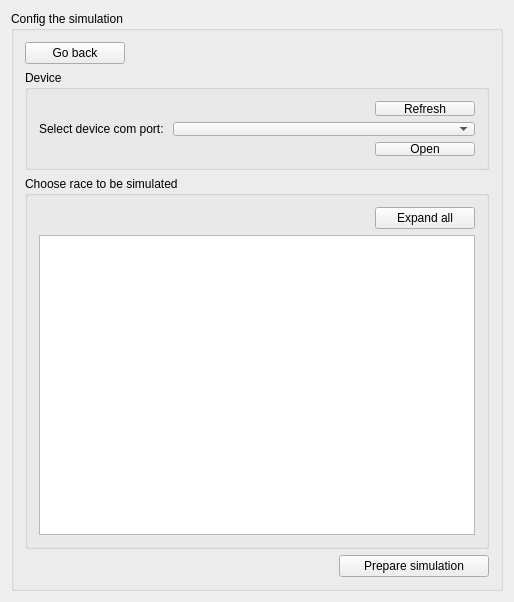
<?xml version="1.0" encoding="UTF-8"?>
<ui version="4.0">
 <class>WgtSimConfig</class>
 <widget class="QWidget" name="WgtSimConfig">
  <property name="geometry">
   <rect>
    <x>0</x>
    <y>0</y>
    <width>510</width>
    <height>577</height>
   </rect>
  </property>
  <property name="sizePolicy">
   <sizepolicy hsizetype="Preferred" vsizetype="Maximum">
    <horstretch>0</horstretch>
    <verstretch>0</verstretch>
   </sizepolicy>
  </property>
  <property name="windowTitle">
   <string>WgtSimConfig</string>
  </property>
  <layout class="QVBoxLayout" name="verticalLayout_2">
   <item>
    <widget class="QGroupBox" name="groupBox_3">
     <property name="sizePolicy">
      <sizepolicy hsizetype="Maximum" vsizetype="Maximum">
       <horstretch>0</horstretch>
       <verstretch>0</verstretch>
      </sizepolicy>
     </property>
     <property name="minimumSize">
      <size>
       <width>492</width>
       <height>0</height>
      </size>
     </property>
     <property name="title">
      <string>Config the simulation</string>
     </property>
     <layout class="QVBoxLayout" name="verticalLayout">
      <item>
       <widget class="QPushButton" name="go_back_btn">
        <property name="sizePolicy">
         <sizepolicy hsizetype="Maximum" vsizetype="Fixed">
          <horstretch>0</horstretch>
          <verstretch>0</verstretch>
         </sizepolicy>
        </property>
        <property name="minimumSize">
         <size>
          <width>100</width>
          <height>0</height>
         </size>
        </property>
        <property name="text">
         <string>Go back</string>
        </property>
       </widget>
      </item>
      <item>
       <widget class="QGroupBox" name="dev_box">
        <property name="sizePolicy">
         <sizepolicy hsizetype="Preferred" vsizetype="Expanding">
          <horstretch>0</horstretch>
          <verstretch>0</verstretch>
         </sizepolicy>
        </property>
        <property name="maximumSize">
         <size>
          <width>16777215</width>
          <height>100</height>
         </size>
        </property>
        <property name="title">
         <string>Device</string>
        </property>
        <layout class="QGridLayout" name="gridLayout">
         <item row="1" column="0">
          <widget class="QLabel" name="label">
           <property name="sizePolicy">
            <sizepolicy hsizetype="Maximum" vsizetype="Preferred">
             <horstretch>0</horstretch>
             <verstretch>0</verstretch>
            </sizepolicy>
           </property>
           <property name="text">
            <string>Select device com port: </string>
           </property>
          </widget>
         </item>
         <item row="2" column="1" alignment="Qt::AlignRight">
          <widget class="QPushButton" name="open_com_btn">
           <property name="sizePolicy">
            <sizepolicy hsizetype="Maximum" vsizetype="Fixed">
             <horstretch>0</horstretch>
             <verstretch>0</verstretch>
            </sizepolicy>
           </property>
           <property name="minimumSize">
            <size>
             <width>100</width>
             <height>0</height>
            </size>
           </property>
           <property name="text">
            <string>Open</string>
           </property>
          </widget>
         </item>
         <item row="1" column="1">
          <widget class="QComboBox" name="ports_list">
           <property name="sizePolicy">
            <sizepolicy hsizetype="Expanding" vsizetype="Fixed">
             <horstretch>0</horstretch>
             <verstretch>0</verstretch>
            </sizepolicy>
           </property>
          </widget>
         </item>
         <item row="0" column="1" alignment="Qt::AlignRight">
          <widget class="QPushButton" name="refresh_btn">
           <property name="sizePolicy">
            <sizepolicy hsizetype="Maximum" vsizetype="Fixed">
             <horstretch>0</horstretch>
             <verstretch>0</verstretch>
            </sizepolicy>
           </property>
           <property name="minimumSize">
            <size>
             <width>100</width>
             <height>0</height>
            </size>
           </property>
           <property name="text">
            <string>Refresh</string>
           </property>
          </widget>
         </item>
        </layout>
       </widget>
      </item>
      <item>
       <widget class="QGroupBox" name="groupBox_2">
        <property name="sizePolicy">
         <sizepolicy hsizetype="Preferred" vsizetype="Maximum">
          <horstretch>0</horstretch>
          <verstretch>0</verstretch>
         </sizepolicy>
        </property>
        <property name="title">
         <string>Choose race to be simulated</string>
        </property>
        <layout class="QVBoxLayout" name="verticalLayout_3">
         <item alignment="Qt::AlignRight">
          <widget class="QPushButton" name="expand_btn">
           <property name="sizePolicy">
            <sizepolicy hsizetype="Maximum" vsizetype="Fixed">
             <horstretch>0</horstretch>
             <verstretch>0</verstretch>
            </sizepolicy>
           </property>
           <property name="minimumSize">
            <size>
             <width>100</width>
             <height>0</height>
            </size>
           </property>
           <property name="text">
            <string>Expand all</string>
           </property>
          </widget>
         </item>
         <item>
          <widget class="QTreeView" name="races_tree">
           <property name="sizePolicy">
            <sizepolicy hsizetype="Expanding" vsizetype="Maximum">
             <horstretch>0</horstretch>
             <verstretch>0</verstretch>
            </sizepolicy>
           </property>
           <property name="minimumSize">
            <size>
             <width>0</width>
             <height>300</height>
            </size>
           </property>
          </widget>
         </item>
        </layout>
       </widget>
      </item>
      <item alignment="Qt::AlignRight">
       <widget class="QPushButton" name="prep_sim_btn">
        <property name="sizePolicy">
         <sizepolicy hsizetype="Maximum" vsizetype="Fixed">
          <horstretch>0</horstretch>
          <verstretch>0</verstretch>
         </sizepolicy>
        </property>
        <property name="minimumSize">
         <size>
          <width>150</width>
          <height>0</height>
         </size>
        </property>
        <property name="text">
         <string>Prepare simulation</string>
        </property>
       </widget>
      </item>
     </layout>
    </widget>
   </item>
  </layout>
 </widget>
 <layoutdefault spacing="6" margin="11"/>
 <resources/>
 <connections/>
</ui>
